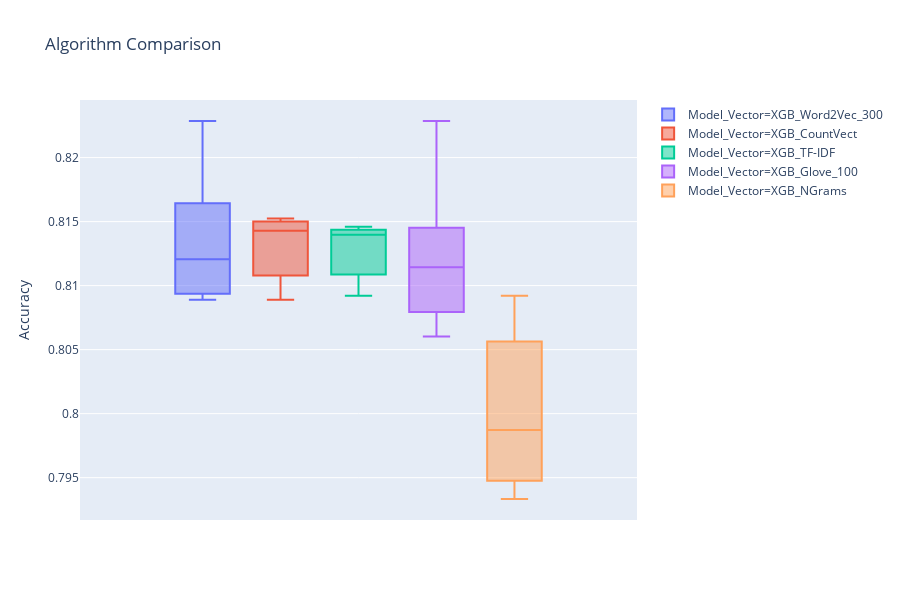

Notebook code for this chart:
### Markdown cell above
### BoxPlot

### Code cell
# boxplot algorithm comparison
union_tables = [table_tfidf, table_countVect, table_ngrams, table_word2vec, table_glove]
table_summary, bx = box_plot_cv(union_tables)
table_summary

### Figure 1 — Plotly figure (JSON) as saved in the notebook; plotly's stock layout.template omitted (floating-point values rounded to 4 significant figures)
{"data": [{"alignmentgroup": "True", "hoverlabel": {"namelength": 0}, "hovertemplate": "Model_Vector=XGB_Word2Vec_300<br>Accuracy=%{y}", "legendgroup": "Model_Vector=XGB_Word2Vec_300", "marker": {"color": "#636efa"}, "name": "Model_Vector=XGB_Word2Vec_300", "notched": false, "offsetgroup": "Model_Vector=XGB_Word2Vec_300", "orientation": "v", "showlegend": true, "type": "box", "x0": " ", "xaxis": "x", "y": [0.8229, 0.8089, 0.8095, 0.8121, 0.8143], "y0": " ", "yaxis": "y"}, {"alignmentgroup": "True", "hoverlabel": {"namelength": 0}, "hovertemplate": "Model_Vector=XGB_CountVect<br>Accuracy=%{y}", "legendgroup": "Model_Vector=XGB_CountVect", "marker": {"color": "#EF553B"}, "name": "Model_Vector=XGB_CountVect", "notched": false, "offsetgroup": "Model_Vector=XGB_CountVect", "orientation": "v", "showlegend": true, "type": "box", "x0": " ", "xaxis": "x", "y": [0.8152, 0.8149, 0.8089, 0.8143, 0.8114], "y0": " ", "yaxis": "y"}, {"alignmentgroup": "True", "hoverlabel": {"namelength": 0}, "hovertemplate": "Model_Vector=XGB_TF-IDF<br>Accuracy=%{y}", "legendgroup": "Model_Vector=XGB_TF-IDF", "marker": {"color": "#00cc96"}, "name": "Model_Vector=XGB_TF-IDF", "notched": false, "offsetgroup": "Model_Vector=XGB_TF-IDF", "orientation": "v", "showlegend": true, "type": "box", "x0": " ", "xaxis": "x", "y": [0.8114, 0.8146, 0.8092, 0.8143, 0.814], "y0": " ", "yaxis": "y"}, {"alignmentgroup": "True", "hoverlabel": {"namelength": 0}, "hovertemplate": "Model_Vector=XGB_Glove_100<br>Accuracy=%{y}", "legendgroup": "Model_Vector=XGB_Glove_100", "marker": {"color": "#ab63fa"}, "name": "Model_Vector=XGB_Glove_100", "notched": false, "offsetgroup": "Model_Vector=XGB_Glove_100", "orientation": "v", "showlegend": true, "type": "box", "x0": " ", "xaxis": "x", "y": [0.8229, 0.8117, 0.806, 0.8086, 0.8114], "y0": " ", "yaxis": "y"}, {"alignmentgroup": "True", "hoverlabel": {"namelength": 0}, "hovertemplate": "Model_Vector=XGB_NGrams<br>Accuracy=%{y}", "legendgroup": "Model_Vector=XGB_NGrams", "marker": {"color": "#FFA15A"}, "name": "Model_Vector=XGB_NGrams", "notched": false, "offsetgroup": "Model_Vector=XGB_NGrams", "orientation": "v", "showlegend": true, "type": "box", "x0": " ", "xaxis": "x", "y": [0.7987, 0.8044, 0.7933, 0.7952, 0.8092], "y0": " ", "yaxis": "y"}], "layout": {"boxmode": "group", "height": 600, "legend": {"tracegroupgap": 0}, "title": {"text": "Algorithm Comparison"}, "xaxis": {"anchor": "y", "domain": [0, 1]}, "yaxis": {"anchor": "x", "domain": [0, 1], "title": {"text": "Accuracy"}}}}
